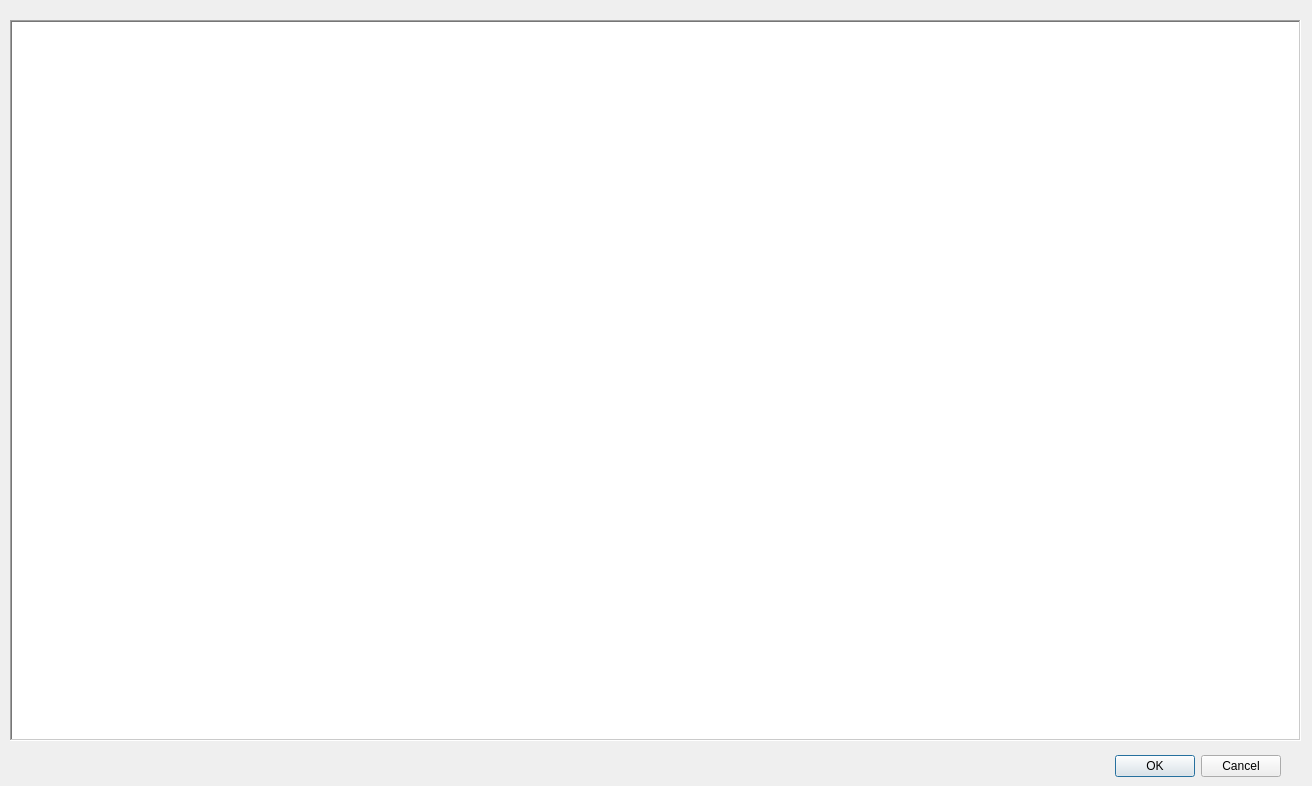
<?xml version="1.0" encoding="UTF-8"?>
<ui version="4.0">
 <class>Dialog</class>
 <widget class="QDialog" name="Dialog">
  <property name="geometry">
   <rect>
    <x>0</x>
    <y>0</y>
    <width>1312</width>
    <height>786</height>
   </rect>
  </property>
  <property name="windowTitle">
   <string>Dialog</string>
  </property>
  <widget class="QDialogButtonBox" name="buttonBox">
   <property name="geometry">
    <rect>
     <x>940</x>
     <y>750</y>
     <width>341</width>
     <height>32</height>
    </rect>
   </property>
   <property name="orientation">
    <enum>Qt::Horizontal</enum>
   </property>
   <property name="standardButtons">
    <set>QDialogButtonBox::Cancel|QDialogButtonBox::Ok</set>
   </property>
  </widget>
  <widget class="QTextEdit" name="textEdit">
   <property name="geometry">
    <rect>
     <x>10</x>
     <y>20</y>
     <width>1291</width>
     <height>721</height>
    </rect>
   </property>
   <property name="frameShape">
    <enum>QFrame::WinPanel</enum>
   </property>
   <property name="undoRedoEnabled">
    <bool>false</bool>
   </property>
   <property name="lineWrapMode">
    <enum>QTextEdit::NoWrap</enum>
   </property>
   <property name="readOnly">
    <bool>true</bool>
   </property>
  </widget>
 </widget>
 <resources/>
 <connections>
  <connection>
   <sender>buttonBox</sender>
   <signal>accepted()</signal>
   <receiver>Dialog</receiver>
   <slot>accept()</slot>
   <hints>
    <hint type="sourcelabel">
     <x>248</x>
     <y>254</y>
    </hint>
    <hint type="destinationlabel">
     <x>157</x>
     <y>274</y>
    </hint>
   </hints>
  </connection>
  <connection>
   <sender>buttonBox</sender>
   <signal>rejected()</signal>
   <receiver>Dialog</receiver>
   <slot>reject()</slot>
   <hints>
    <hint type="sourcelabel">
     <x>316</x>
     <y>260</y>
    </hint>
    <hint type="destinationlabel">
     <x>286</x>
     <y>274</y>
    </hint>
   </hints>
  </connection>
 </connections>
</ui>
